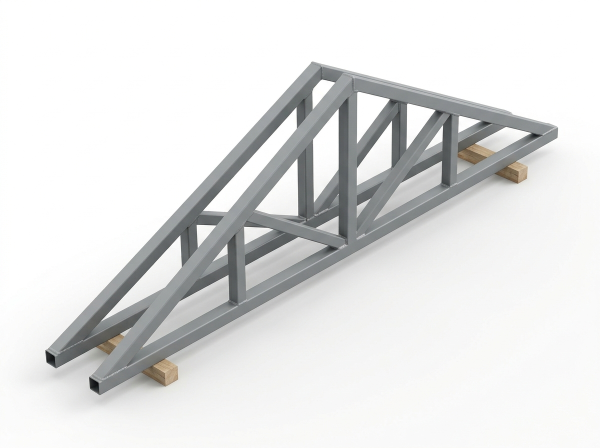
#> input picture docs/assets-src/constructions/fermy.jpg, 1200 x 896 px (shown at 1/2 size)
$ python -i xray-renders.py   (imports and definitions only)
#> lines starting #> are read from the running program, lines starting #| are printed output that depends on the picture
"""«Рентген» для неактивных панелей металлоконструкций (чат 4).

Раньше это был SVG-фильтр в браузере, но он пересчитывался на каждом кадре
раскрытия панелей (20–46 мс на кадр вместо 16). Теперь тот же алгоритм считается
один раз здесь:
  яркость → размытие 1,2 px → |Лаплас| → тёмные контуры (#0e1013, --color-ink-900)
  + плёнка объекта 7 % непрозрачности.

    python3 scripts/xray-renders.py   # public/constructions/*.webp → public/constructions/xray/
"""
from pathlib import Path

import numpy as np
from PIL import Image, ImageFilter

SRC = Path("public/constructions")
OUT = SRC / "xray"
INK = (14, 16, 19)
LINE_GAIN = 1.1 * 3   # как в SVG-фильтре: сумма каналов × 1,1
LINE_FLOOR = 0.04
FILM = 0.07


def xray(path: Path) -> Image.Image:
    im = Image.open(path).convert("RGBA")
    alpha = np.asarray(im.getchannel("A")).astype(np.float32) / 255
#> alpha: shape (896, 1200) float32; every value is 1
    gray = im.convert("L").filter(ImageFilter.GaussianBlur(1.2))
    g = np.asarray(gray).astype(np.float32) / 255

    p = np.pad(g, 1, mode="edge")
    neighbours = sum(p[1 + dy : 1 + dy + g.shape[0], 1 + dx : 1 + dx + g.shape[1]]
                     for dy in (-1, 0, 1) for dx in (-1, 0, 1) if dy or dx)
    edges = np.abs(8 * g - neighbours)
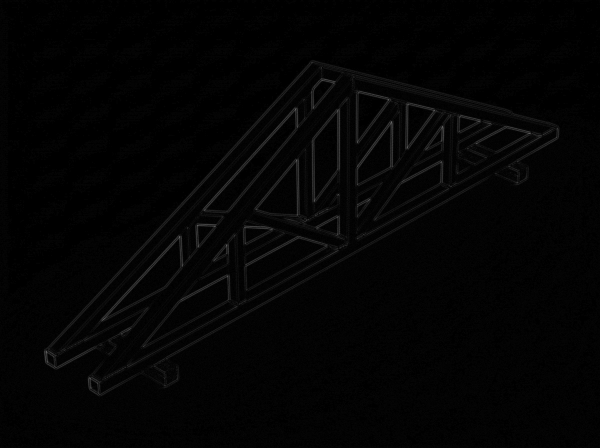
#> edges: shape (896, 1200) float32 (shown at 1/2 size); min 0, max 0.49, mean 0.0156

    lines = np.clip(edges * LINE_GAIN - LINE_FLOOR, 0, 1) * alpha
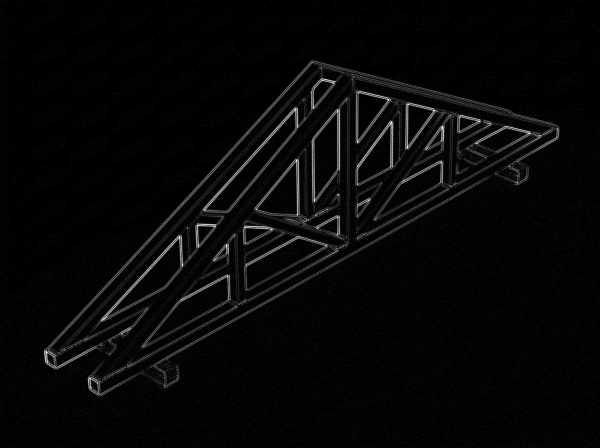
#> lines: shape (896, 1200) float32 (shown at 1/2 size); min 0, max 1, mean 0.0291
    film = g * FILM * alpha
    a = np.clip(lines + film * (1 - lines), 0, 1)

    out = np.zeros((*g.shape, 4), np.uint8)
    out[..., :3] = INK
    out[..., 3] = (a * 255).round()
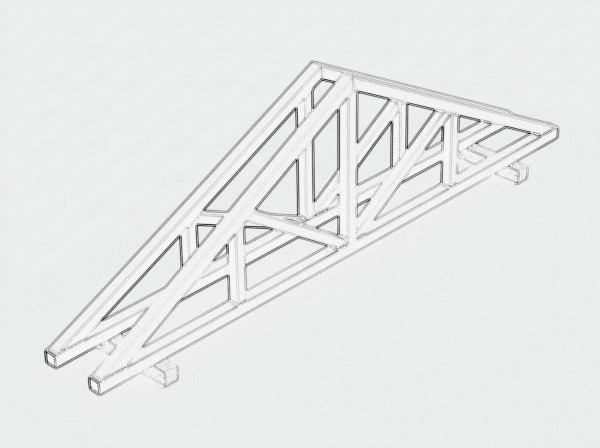
#> out: shape (896, 1200, 4) (shown at 1/2 size); mean of channels 0, 1, 2, 3 14, 16, 19, 22.9; transparent parts drawn white
    return Image.fromarray(out, "RGBA")


# [6 lines not run here, left out]

>>> result = xray('../docs/assets-src/constructions/fermy.jpg')

$ run again, on docs/assets-src/constructions/zakladnye.jpg
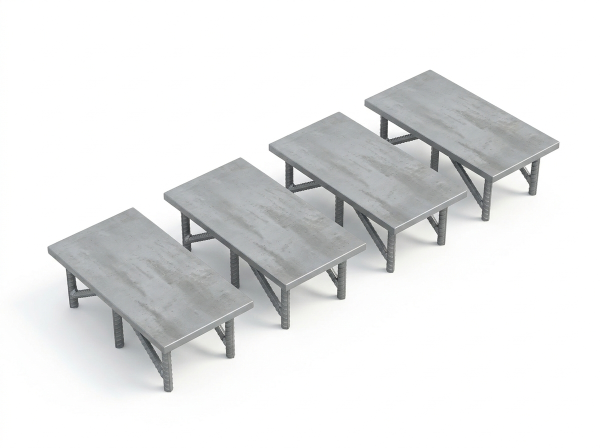
#> input picture docs/assets-src/constructions/zakladnye.jpg, 1200 x 896 px (shown at 1/2 size)
#> alpha: shape (896, 1200) float32; every value is 1
#> in xray, `lines = np.clip(edges * LINE_GAIN - LINE_FLOOR, 0, 1) * alpha`:
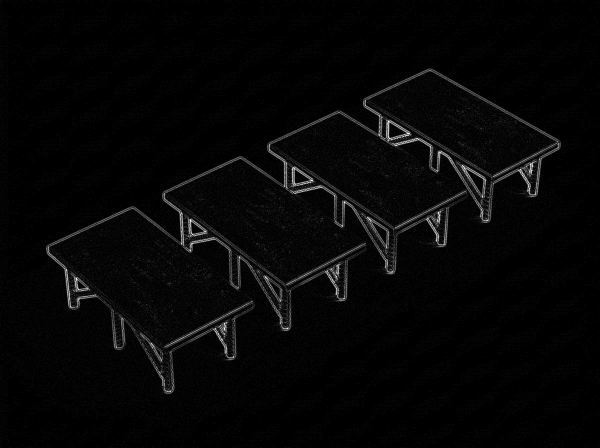
#> lines: shape (896, 1200) float32 (shown at 1/2 size); min 0, max 1, mean 0.0241
#> in xray, `out[..., 3] = (a * 255).round()`:
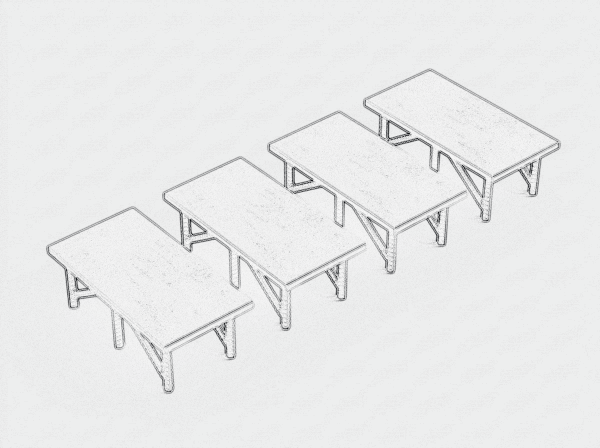
#> out: shape (896, 1200, 4) (shown at 1/2 size); mean of channels 0, 1, 2, 3 14, 16, 19, 22.1; transparent parts drawn white
